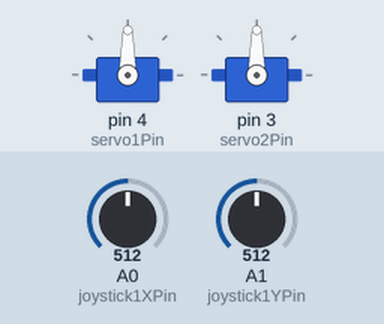
Bench run of a sketch on a simulated Arduino Uno, built with avr-gcc and run on an emulated ATmega328P. Parts: 2 × servo. Inputs (shaded band) come from the test bench; at power-on: A0 (joystick1XPin) = 512, A1 (joystick1YPin) = 512.

Above: at 1.2 s.
1.3 s: A0 (joystick1XPin) set to 554
2.8 s: A0 (joystick1XPin) set to 578
At 3.38 s:
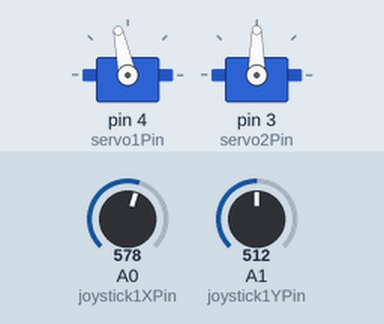
At 4.29 s:
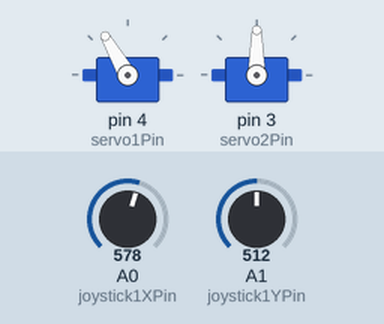
5.8 s: A1 (joystick1YPin) set to 545
8.8 s: A1 (joystick1YPin) set to 575
At 8.98 s:
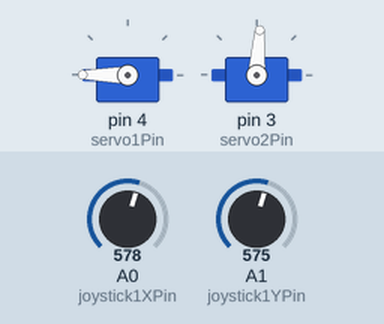
11.8 s: A1 (joystick1YPin) set to 0
14.8 s: A0 (joystick1XPin) set to 471
16.3 s: A0 (joystick1XPin) set to 451
At 16.48 s:
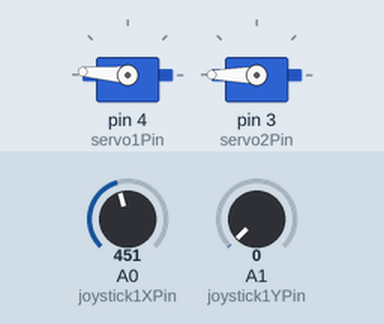
Timing chart, 0 to 21.9 s (numbered marks = the images above; inputs shaded):
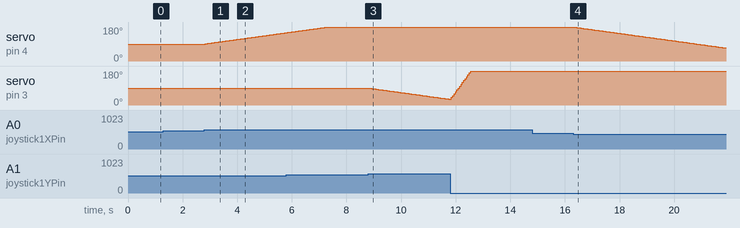

Measured:
- the behaviour switches between 561 and 562 on A0 (joystick1XPin) (found by bisection; images 0 and 1)
- the behaviour switches between 561 and 562 on A1 (joystick1YPin) (found by bisection; images 2 and 3)
- the behaviour switches between 463 and 462 on A0 (joystick1XPin) (found by bisection; images 3 and 4)
- after the input at 1.3 s, every drawn part: stays the same
- after the input at 2.8 s, servo on pin 4 (servo1Pin): moves from 90° to 150° over 3.0 s, starting at once
- after the input at 8.8 s, servo on pin 3 (servo2Pin): moves from 90° to 30° over 3.0 s, starting at once
- after the input at 14.8 s, every drawn part: stays the same
- after the input at 16.3 s, servo on pin 4 (servo1Pin): moves from 180° to 69° over 5.5 s, starting at once

The sketch:

joystickServoPanHold.ino
```cpp
//Servo library
#include <Servo.h>

//Make servo objects
Servo servo1;
Servo servo2;

//Attaching servos to pins. Making variables instead of directly .attach(pin) makes
//it easier to change just one number and makes it easier to understand code
int servo1Pin = 4;
int servo2Pin = 3;

//Potentiometer analog pin assignment. Don't need to have 'A' for 'analog' in front. Just makes for easier identification.
int joystick1XPin = A0;
int joystick1YPin = A1;

//Servo's halfway/at rest position
int servo1Position = 90;
int servo2Position = 90;

//Joystick default speed
int joystick1Acceleration = 0;
int joystick2Acceleration = 0;

void setup()
{
servo1.attach(servo1Pin);
servo2.attach(servo2Pin);
}


void loop()
{
joystick1Acceleration = (analogRead(joystick1XPin) - 512) / 50;
    // -512 to provide equal +/- numbers
joystick2Acceleration = (analogRead(joystick1YPin) - 512) / -50;

//Mapping position. `constrain` like `map` but limits positioning since not continuous servo
servo1Position = constrain((servo1Position + joystick1Acceleration), 1, 180);
servo2Position = constrain((servo2Position + joystick2Acceleration), 1, 180);


servo1.write(servo1Position);
servo2.write(servo2Position);

//controls speed. Found 50 to be sweetspot for speed and smoothness
delay(50);

}
```
